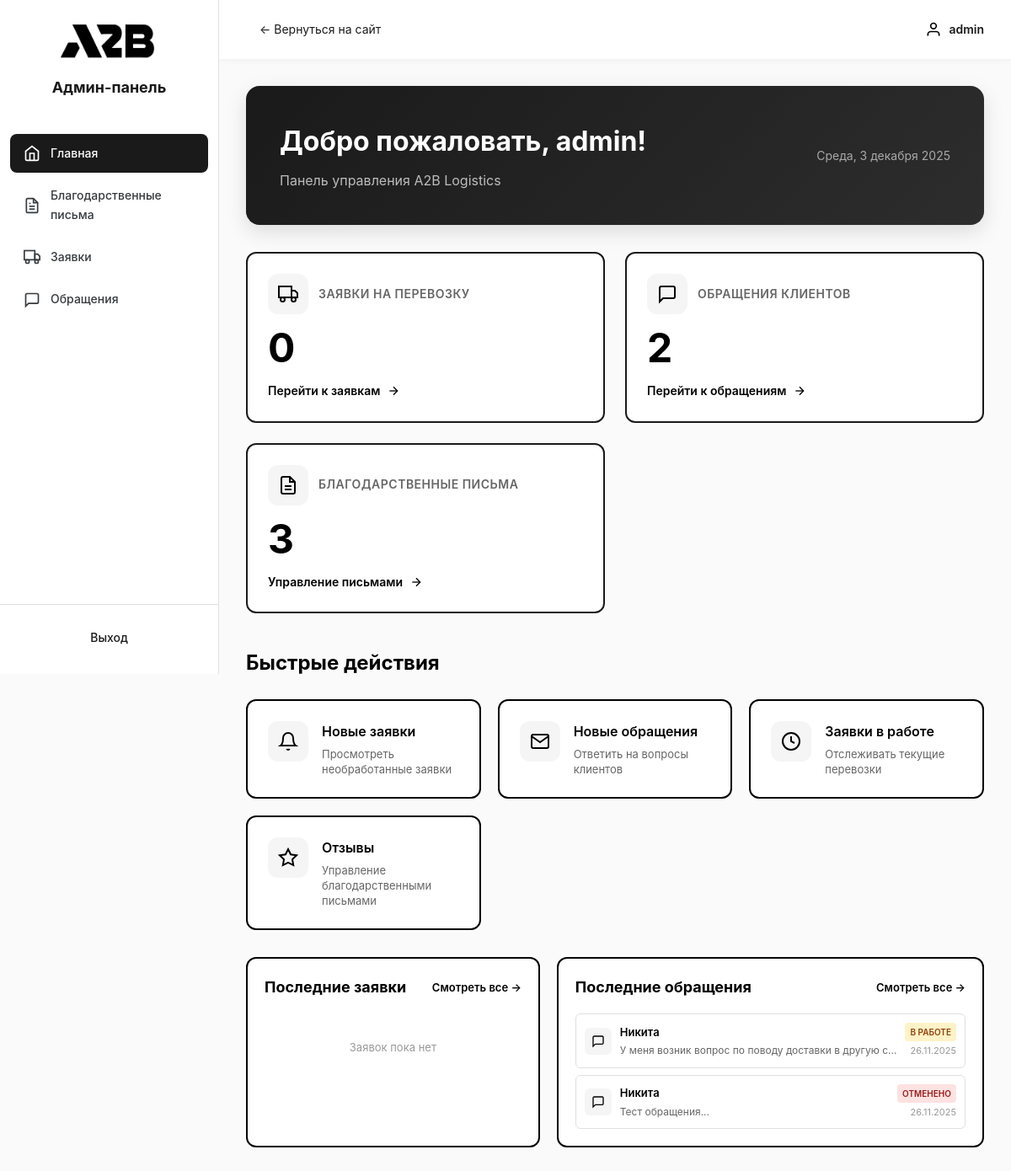
The page /public/admin/pages/dashboard.php (signed in) on the database as committed earlier.
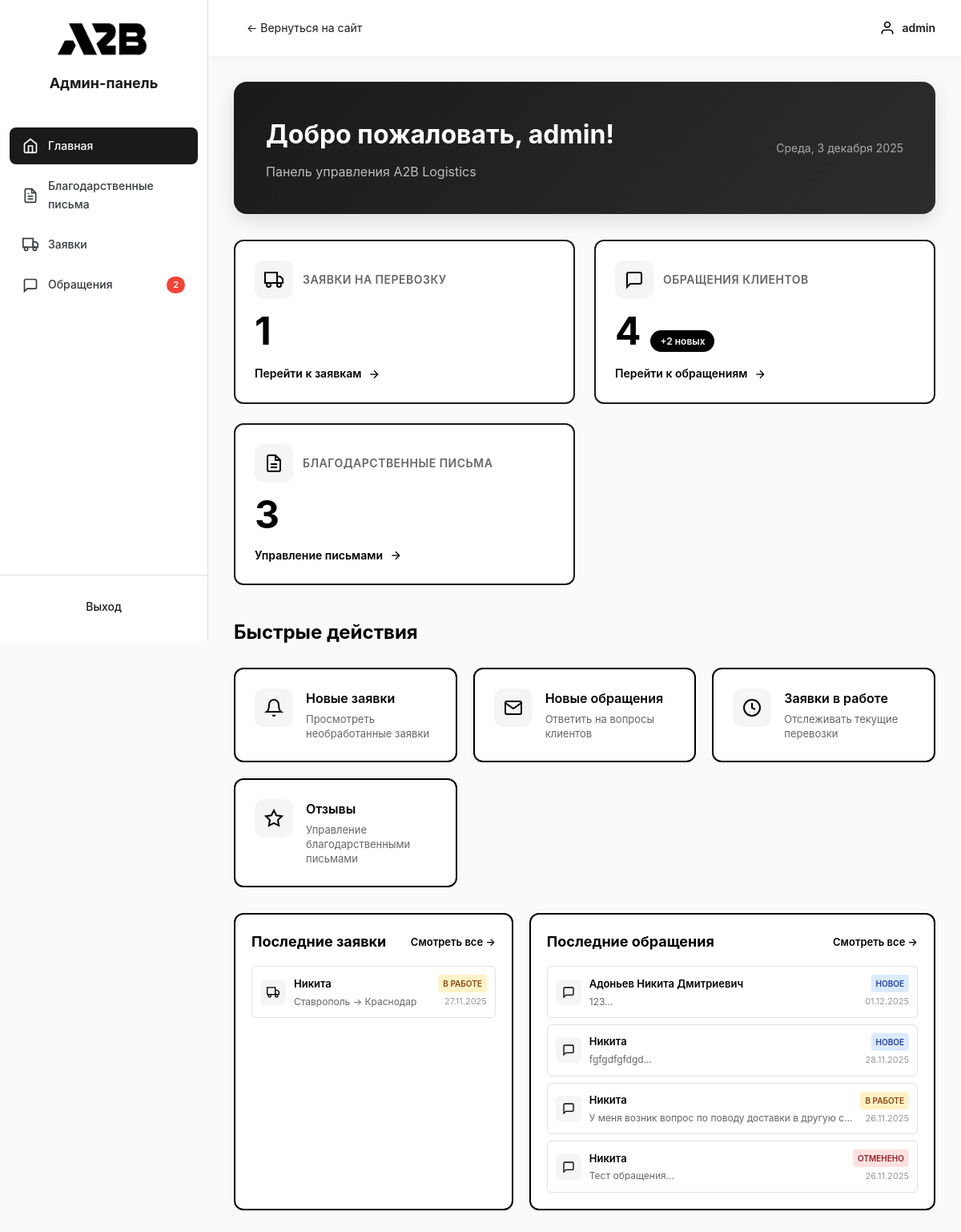
The same page on the database as committed later.
### tables this page shows
CREATE TABLE `contacts` (
  `id` int(11) NOT NULL,
  `name` varchar(255) NOT NULL COMMENT 'Имя',
  `phone` varchar(50) NOT NULL COMMENT 'Телефон',
  `email` varchar(255) DEFAULT NULL COMMENT 'Email',
  `message` text NOT NULL COMMENT 'Сообщение',
  `status` enum('new','in_progress','completed','cancelled') DEFAULT 'new' COMMENT 'Статус обращения',
  `created_at` timestamp NOT NULL DEFAULT current_timestamp() COMMENT 'Дата создания',
  `updated_at` timestamp NOT NULL DEFAULT current_timestamp() ON UPDATE current_timestamp() COMMENT 'Дата обновления'
);

CREATE TABLE `orders` (
  `id` int(11) NOT NULL,
  `name` varchar(255) NOT NULL COMMENT 'Имя клиента',
  `phone` varchar(50) NOT NULL COMMENT 'Телефон',
  `cargo_description` text NOT NULL COMMENT 'Описание груза',
  `city_from` varchar(255) NOT NULL COMMENT 'Город отправления',
  `city_to` varchar(255) NOT NULL COMMENT 'Город назначения',
  `status` enum('new','in_progress','completed','cancelled') DEFAULT 'new' COMMENT 'Статус заявки',
  `created_at` timestamp NOT NULL DEFAULT current_timestamp() COMMENT 'Дата создания',
  `updated_at` timestamp NOT NULL DEFAULT current_timestamp() ON UPDATE current_timestamp() COMMENT 'Дата обновления'
);

### public/admin/pages/dashboard.php (the view, shortened to what the changed rows need)
<?php
$database = new Database();
$db = $database->getConnection();
$query = "SELECT COUNT(*) as total FROM contacts";
$stmt = $db->prepare($query);
$stmt->execute();
$contacts_count = $stmt->fetch(PDO::FETCH_ASSOC)['total'];
$query = "SELECT COUNT(*) as total FROM contacts WHERE status = 'new'";
$stmt = $db->prepare($query);
$stmt->execute();
$new_contacts = $stmt->fetch(PDO::FETCH_ASSOC)['total'];
$query = "SELECT COUNT(*) as total FROM orders";
$stmt = $db->prepare($query);
$stmt->execute();
$orders_count = $stmt->fetch(PDO::FETCH_ASSOC)['total'];
$query = "SELECT * FROM orders ORDER BY created_at DESC LIMIT 5";
$stmt = $db->prepare($query);
$stmt->execute();
$recent_orders = $stmt->fetchAll(PDO::FETCH_ASSOC);
$query = "SELECT * FROM contacts ORDER BY created_at DESC LIMIT 5";
$stmt = $db->prepare($query);
$stmt->execute();
$recent_contacts = $stmt->fetchAll(PDO::FETCH_ASSOC);
?>
<!DOCTYPE html>
<html lang="ru">
<head>
    <link rel="stylesheet" href="../css/admin.css">
</head>
<body>
    <div class="admin-layout">
        <?php include '../includes/sidebar.php'; ?>
        <div class="admin-main">
            <div class="admin-content">
                <div class="dashboard-welcome">
                    <div class="welcome-content">
                        <h1>Добро пожаловать, <?php echo htmlspecialchars($_SESSION['admin_username']); ?>!</h1>
                    </div>
                </div>
                <div class="dashboard-stats">
                    <div class="stat-card-new primary">
                        <div class="stat-body">
                            <div class="stat-value-new"><?php echo $orders_count; ?></div>
                        </div>
                    </div>
                    <div class="stat-card-new secondary">
                        <div class="stat-body">
                            <div class="stat-value-new"><?php echo $contacts_count; ?></div>
                            <?php if ($new_contacts > 0): ?>
                            <div class="stat-badge new">+<?php echo $new_contacts; ?> новых</div>
                            <?php endif; ?>
                        </div>
                    </div>
                </div>
                <div class="quick-actions">
                    <h2 class="section-title">Быстрые действия</h2>
                </div>
                <div class="recent-activity">
                    <div class="activity-section">
                        <div class="activity-header">
                            <h2 class="section-title">Последние заявки</h2>
                        </div>
                        <div class="activity-list">
                            <?php if (count($recent_orders) > 0): ?>
                                <?php foreach ($recent_orders as $order): ?>
                                <a href="order-view.php?id=<?php echo $order['id']; ?>" class="activity-item">
                                    <div class="activity-icon">
                                        <svg width="20" height="20" viewBox="0 0 24 24" fill="none" stroke="currentColor" stroke-width="2">
                                            <rect x="1" y="3" width="15" height="13"></rect>
                                            <polygon points="16 8 20 8 23 11 23 16 16 16 16 8"></polygon>
                                            <circle cx="5.5" cy="18.5" r="2.5"></circle>
                                            <circle cx="18.5" cy="18.5" r="2.5"></circle>
                                        </svg>
                                    </div>
                                    <div class="activity-content">
                                        <div class="activity-title"><?php echo htmlspecialchars($order['name']); ?></div>
                                        <div class="activity-subtitle">
                                            <?php echo htmlspecialchars($order['city_from']); ?> → <?php echo htmlspecialchars($order['city_to']); ?>
                                        </div>
                                    </div>
                                    <div class="activity-meta">
                                        <?php
                                        $status_labels = [
                                            'new' => 'Новая',
                                            'in_progress' => 'В работе',
                                            'completed' => 'Завершена',
                                            'cancelled' => 'Отменена'
                                        ];
                                        ?>
                                        <span class="activity-status status-<?php echo $order['status']; ?>">
                                            <?php echo $status_labels[$order['status']]; ?>
                                        </span>
                                        <span class="activity-time"><?php echo date('d.m.Y', strtotime($order['created_at'])); ?></span>
                                    </div>
                                </a>
                                <?php endforeach; ?>
                            <?php else: ?>
                                <div class="activity-empty">Заявок пока нет</div>
                            <?php endif; ?>
                        </div>
                    </div>
                    <div class="activity-section">
                        <div class="activity-header">
                            <h2 class="section-title">Последние обращения</h2>
                        </div>
                        <div class="activity-list">
                            <?php if (count($recent_contacts) > 0): ?>
                                <?php foreach ($recent_contacts as $contact): ?>
                                <a href="contact-view.php?id=<?php echo $contact['id']; ?>" class="activity-item">
                                    <div class="activity-icon">
                                        <svg width="20" height="20" viewBox="0 0 24 24" fill="none" stroke="currentColor" stroke-width="2">
                                            <path d="M21 15a2 2 0 0 1-2 2H7l-4 4V5a2 2 0 0 1 2-2h14a2 2 0 0 1 2 2z"></path>
                                        </svg>
                                    </div>
                                    <div class="activity-content">
                                        <div class="activity-title"><?php echo htmlspecialchars($contact['name']); ?></div>
                                        <div class="activity-subtitle">
                                            <?php echo mb_substr(htmlspecialchars($contact['message']), 0, 50); ?>...
                                        </div>
                                    </div>
                                    <div class="activity-meta">
                                        <?php
                                        $status_labels = [
                                            'new' => 'Новое',
                                            'in_progress' => 'В работе',
                                            'completed' => 'Завершено',
                                            'cancelled' => 'Отменено',
                                            'closed' => 'Закрыто'
                                        ];
                                        ?>
                                        <span class="activity-status status-<?php echo $contact['status']; ?>">
                                            <?php echo $status_labels[$contact['status']]; ?>
                                        </span>
                                        <span class="activity-time"><?php echo date('d.m.Y', strtotime($contact['created_at'])); ?></span>
                                    </div>
                                </a>
                                <?php endforeach; ?>
                            <?php else: ?>
                                <div class="activity-empty">Обращений пока нет</div>
                            <?php endif; ?>
                        </div>
                    </div>
                </div>
            </div>
        </div>
    </div>
</body>
</html>

### public/admin/includes/sidebar.php (shortened to what the changed rows need)
<aside class="admin-sidebar">
    <div class="sidebar-header">
        <h2>Админ-панель</h2>
    </div>
    <nav class="sidebar-nav">
        <?php
        $current_dir = dirname($_SERVER['PHP_SELF']);
        if (strpos($current_dir, '/admin/pages') !== false) {
            $base = '';
        } elseif (strpos($current_dir, '/admin/auth') !== false) {
            $base = '../pages/';
        } else {
            $base = 'pages/';
        }
        ?>
            <?php
            $database = new Database();
            $db = $database->getConnection();
            ?>
        <a href="<?php echo $base; ?>contacts.php" class="nav-item <?php echo basename($_SERVER['PHP_SELF']) == 'contacts.php' || basename($_SERVER['PHP_SELF']) == 'contact-view.php' ? 'active' : ''; ?>">
            <svg width="20" height="20" viewBox="0 0 24 24" fill="none" stroke="currentColor" stroke-width="2">
                <path d="M21 15a2 2 0 0 1-2 2H7l-4 4V5a2 2 0 0 1 2-2h14a2 2 0 0 1 2 2z"/>
            </svg>
            <span class="nav-text">Обращения</span>
            <?php
            $query = "SELECT COUNT(*) as total FROM contacts WHERE status = 'new'";
            $stmt = $db->prepare($query);
            $stmt->execute();
            $new_count = $stmt->fetch(PDO::FETCH_ASSOC)['total'];
            if ($new_count > 0):
            ?>
            <span class="nav-badge"><?php echo $new_count; ?></span>
            <?php endif; ?>
        </a>
    </nav>
</aside>

Rows that differ between the two databases and show on the page:
added orders: name "Никита", city_from "Ставрополь", city_to "Краснодар", status "В РАБОТЕ", created_at "27.11.2025"
added contacts: name "Адоньев Никита Дмитриевич", message "123", status "НОВОЕ", created_at "01.12.2025"
added contacts: name "Никита", message "fgfgdfgfdgd", status "НОВОЕ", created_at "28.11.2025"
Other text that changed with them:
$new_count: (not shown) → "2"
$orders_count: "0" → "1"
$contacts_count: "2" → "4"
$new_contacts: (not shown) → "2"
text no longer shown: "Заявок пока нет"
text now shown: "+ новых"
